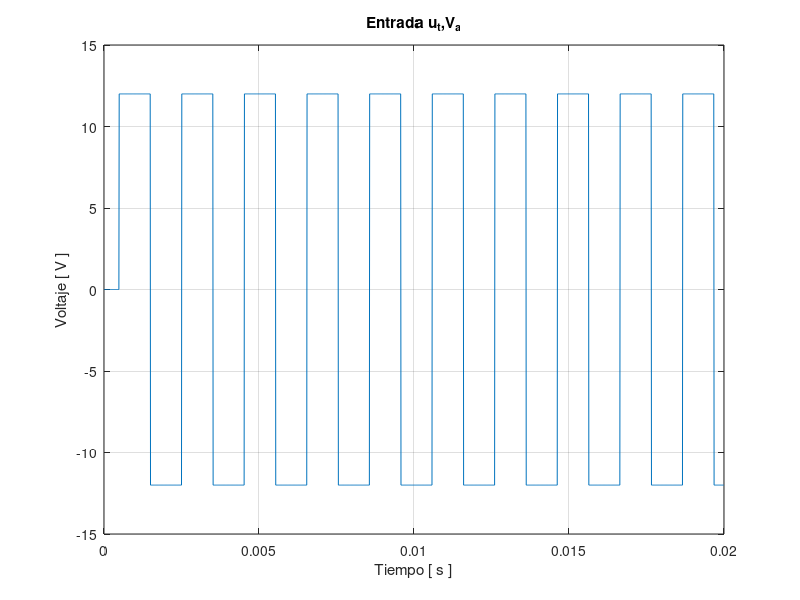
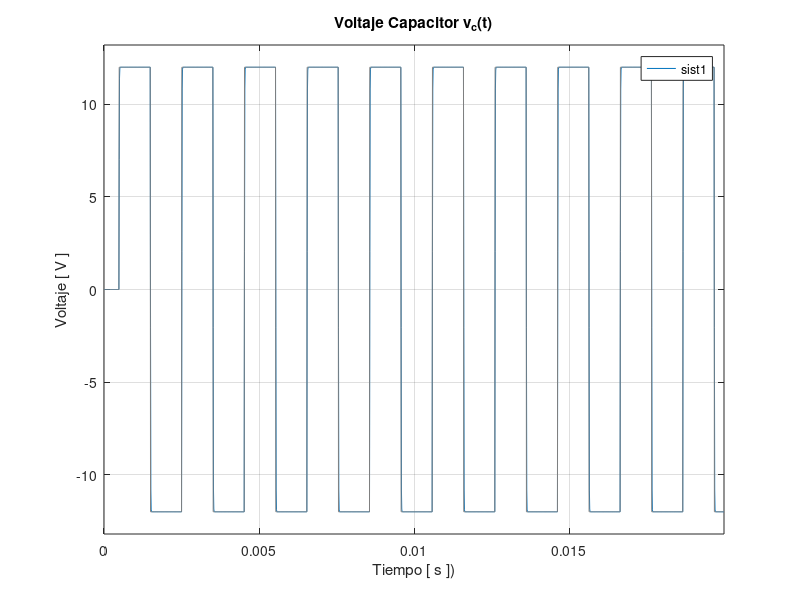
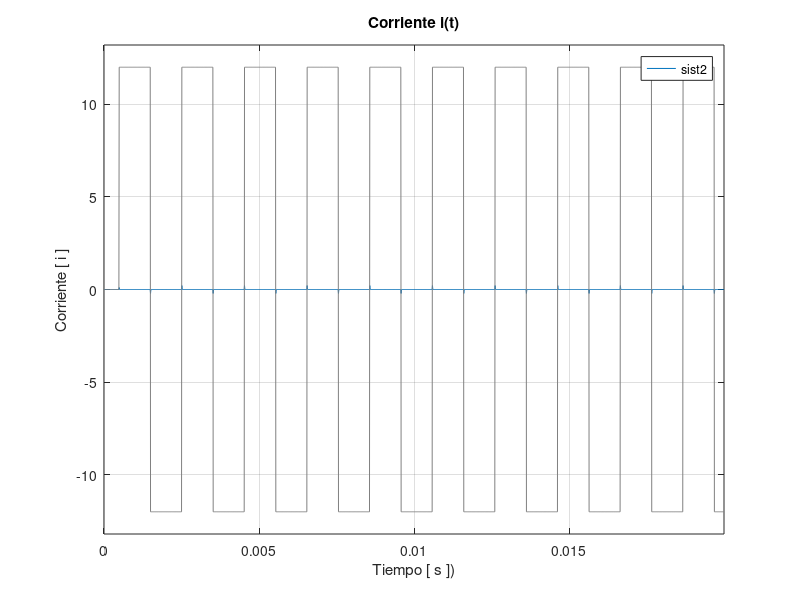

Here is the MATLAB script that generated these plots, in order:
% Caso 1 
% Sistema de dos variables de estado

clc;clear all;close all;

% Valores constantes del sistema 
R = 47;     % 47 ohm
L = 1e-6;   % 1 uHy
C = 100e-9; % 100 nF


% Entrada del sistema U -> "Una entrada de tensión escalón de 12V, que cada 1ms cambia de signo"
amp = 12;   % 12 V
paso = 0.00001;  % 0.01ms - defino un paso 100 veces mas chico que el tiempo de cambio de signo
t = 0:paso:0.01999;  % defino un vector tiempo con 2000 pasos, que vaya de 0 a 20ms, con un paso de 0.01ms
u = zeros(size(t));  % creo la entrada del sistema inicialmente como un vector de ceros, con la cantidad de pasos igual a el tiempo t (2000)
for i=1:49  % relleno el vector u con valores para cada paso
    u(i) = 0;   %durante 0.5ms, la entrada vale 0V 
end
u(50) = amp;
aux = 0;
for i= 51:length(t)
    if aux < 100
        u(i) = u(i-1);
        aux = aux+1;
    elseif aux == 100
        u(i) = -u(i-1);
        aux = 0;
    end
end
% plotteo
plot(t, u);
grid on;
title('Entrada u_t,V_a')
xlabel('Tiempo [ s ]');
ylabel('Voltaje [ V ]');

% Matrices del sistema
matA = [-R/L -1/L; 1/C 0];  % Matriz A
matB = [1/L;0];   % Matriz B

% Defino el voltaje en el capacitor -> sea v_c la salida del sistema
matC_T1 = [0 1]; 
matD = [];
sist1 = ss(matA,matB,matC_T1,matD);  %genero el espacio de estados para este sistema
figure % genero una ventana de figura para el sistema
lsim(sist1,u,t); % simulo la respuesta en el tiempo del sistema (lineal) a la entrada u
% ploteo
grid on;
title('Voltaje Capacitor v_c(t)');
xlabel('Tiempo [ s ])');
ylabel('Voltaje [ V ]');

% Defino la corriente en el circuito
matC_T2 = [1 0]; 
matD = [];
sist2 = ss(matA,matB,matC_T2,matD);  %genero el espacio de estados para este sistema
figure % genero una ventana de figura para el sistema
lsim(sist2,u,t); % simulo la respuesta en el tiempo del sistema (lineal) a la entrada u
% ploteo
grid on;
title('Corriente i(t)');
xlabel('Tiempo [ s ])');
ylabel('Corriente [ i ]');
